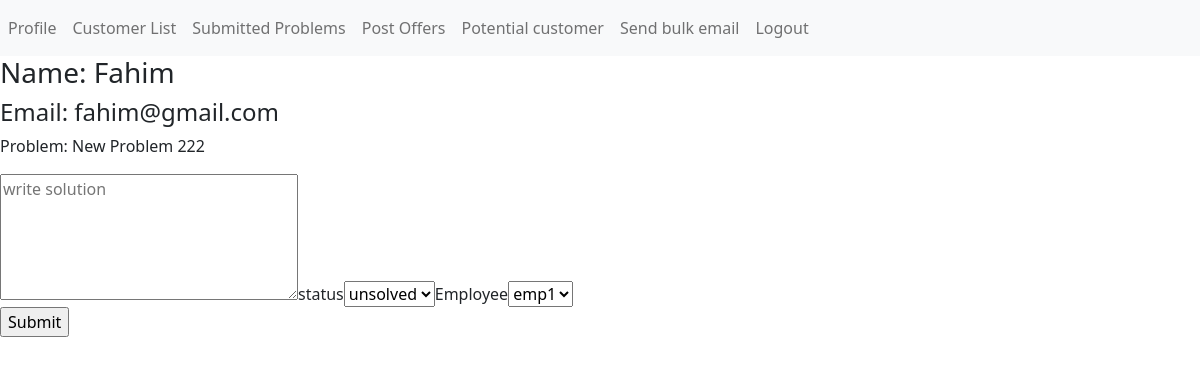
Screenshot of /submitted_prob.php with the database file from the repository.
### tables this page shows
CREATE TABLE `problem_submit` (
  `problem` varchar(255) NOT NULL,
  `probId` int(11) NOT NULL,
  `solution` varchar(500) DEFAULT NULL,
  `status` varchar(15) DEFAULT NULL,
  `userId` int(11) DEFAULT NULL,
  `emp_id` int(11) DEFAULT NULL
);

CREATE TABLE `users` (
  `userId` int(11) NOT NULL,
  `username` varchar(255) NOT NULL,
  `email` varchar(255) NOT NULL,
  `password` varchar(255) NOT NULL,
  `phone` varchar(11) DEFAULT NULL,
  `address` varchar(100) DEFAULT NULL
);

### submitted_prob.php (the view, shortened to what this page needs)
<?php
include 'config.php';
?>
<!DOCTYPE html>
<html lang="en">
<head>
    <link href="https://cdn.jsdelivr.net/npm/bootstrap@5.0.0-beta1/dist/css/bootstrap.min.css" rel="stylesheet">
</head>
<body>
<nav class="navbar navbar-expand-lg navbar-light bg-light">
<div class="collapse navbar-collapse" id="navbarSupportedContent">
  <ul class="navbar-nav mr-auto">
    <li class="nav-item active">
      <a class="nav-link" href="wel_admin.php">Profile</a>
    </li>
    <li class="nav-item">
      <a class="nav-link" href="customer_list.php">Customer List</a>
    </li>
    <li class="nav-item">
      <a class="nav-link" href="submitted_prob.php">Submitted Problems</a>
    </li>
    <li class="nav-item">
      <a class="nav-link" href="offer_post.php">Post Offers</a>
    </li>
    <li class="nav-item">
      <a class="nav-link" href="enter_potentials.php">Potential customer</a>
    </li>
    <li class="nav-item">
      <a class="nav-link" href="bulk_email.php">Send bulk email</a>
    </li>
    <li class="nav-item">
      <a class="nav-link" href="logout.php">Logout</a></a>
    </li>
  </ul>
</div>
</nav>
<?php
$sql = "SELECT userId,emp_id,probId,problem FROM problem_submit WHERE status='unsolved'";
$result = mysqli_query($conn, $sql);
if (mysqli_num_rows($result) > 0) {
    while($row = mysqli_fetch_assoc($result)) {
    $sql = "SELECT username,email FROM users WHERE userId=$row[userId]";
    $result2 = mysqli_query($conn, $sql);
    if (mysqli_num_rows($result2) > 0) {
        $row2 = mysqli_fetch_assoc($result2);
			  echo "<h3>Name: " . $row2['username'] ."</h3>";
        echo "<h4>Email: " . $row2['email'] ."</h4>";
        echo "<p>Problem: " . $row['problem'] ."</p>";
        echo "<form action='' method='post'>";
            echo "<textarea name='solution' rows='5' cols='30' placeholder='write solution'></textarea>";
              echo "<label for='status'>" . "status" ."</label>";
                echo "<select name='status' id='status'>";
                  echo "<option value='unsolved'>" . 'unsolved' ."</option>";
                echo "</select>";
              echo "<label for='employee'>" . "Employee" ."</label>";
                echo "<select name='employee' id='employee'>";
                  $sql = "SELECT emp_id,username FROM employee";
                  $result3 = mysqli_query($conn, $sql);
                  if (mysqli_num_rows($result3) > 0) {
                      while($row3 = mysqli_fetch_assoc($result3)){
                    echo "<option value=$row3[emp_id]>" . $row3[username] ."</option>";
                  }
                  }
                echo "</select></br>";
              echo "<input type='submit' name='submit'>";
            echo "</form>";
    }
    else{
        echo "username error";
    }
}
}
?>

### rows the page displays
problem_submit: userId.username "Fahim", userId.email "fahim@gmail.com", problem "New Problem 222"

### other values shown
form field employee "emp1"
